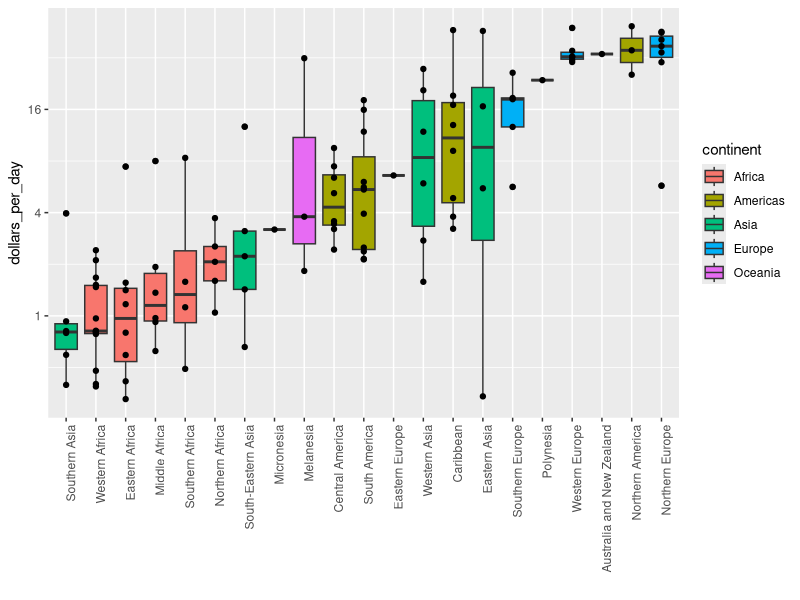

The R source for this figure:
library(dplyr)
library(dslabs)
library(ggplot2)

data("gapminder")

#Code: Boxplot of GDP by region

gapminder <- gapminder %>%
  mutate(dollars_per_day = gdp/population/365)
past_year <- 1970
# p <- gapminder%>%
#   filter(year == past_year, !is.na(gdp))%>%
#   ggplot(aes(region, dollars_per_day))
# 
# p + geom_boxplot()+
#   theme(axis.text.x = element_text(angle = 90, hjust = 1))

#Code: Enhanced boxplot ordered by median income, scaled, and showing data
p <- gapminder%>%
  filter(year == past_year, !is.na(gdp))%>%
  mutate(region = reorder(region, dollars_per_day, FUN = median))%>%
  ggplot(aes(region, dollars_per_day, fill = continent))+
  geom_boxplot()+
  theme(axis.text.x = element_text(angle = 90, hjust = 1))+
  xlab("")+
  scale_y_continuous(trans = "log2")+
  geom_point(show.legend = FALSE)

p
